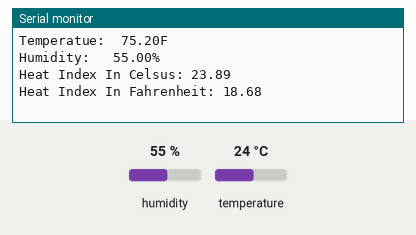
Recording of a sketch running on a simulated ESP32. Parts: the last lines printed to the serial monitor. The inputs (shaded band) are chosen by the test bench; at power-on: humidity 55 %, temperature 24 °C.

Above: at 2.9 s.
3.0 s: humidity set to 22 %
At 4.7 s:
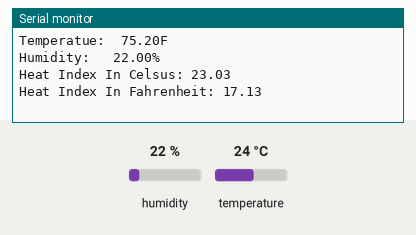
5.9 s: temperature set to 12 °C
At 7.3 s:
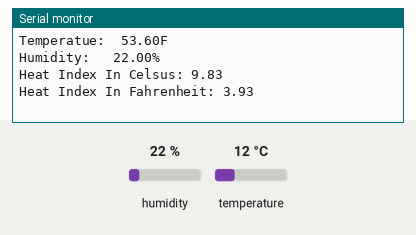
8.8 s: humidity set to 40 %
At 11.6 s:
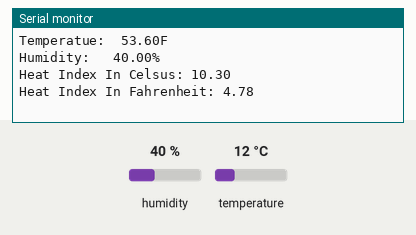
Timing chart, 0 to 13.1 s (numbered marks = the images above; inputs shaded):
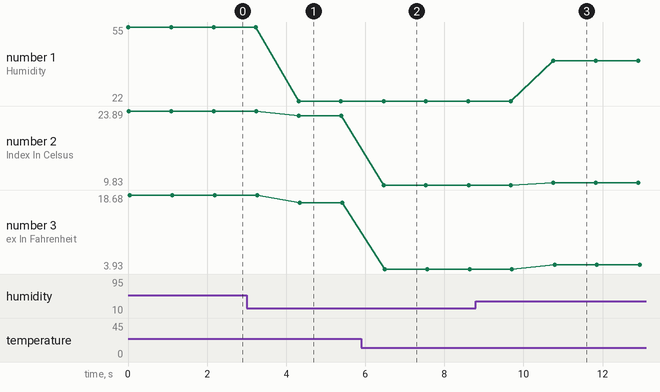

The sketch:

dht.ino
```cpp
/*
Author:Dharmendra Kumar Yadav
*/
#include <DHT.h>
// Set up the DHT sensor
DHT dht(4, DHT22);
float temperature ;
float  humidity;
int counter;

void setup() {
  // put your setup code here, to run once:
  Serial.begin(9600);
  Serial.println("Hello, ESP32!");
}

void loop() {
  // put your main code here, to run repeatedly:
  temperature  = dht.readTemperature();
  humidity     = dht.readHumidity();
  Serial.println("Data: "+ String(counter));
  // Print the values of temperature in Celsus
  Serial.print("Temperatue:\t");
  Serial.print(dht.readTemperature(false));
  Serial.println("C");
   // Print the values of temperature in Fahrenheit
  Serial.print("Temperatue:\t");
  Serial.print(dht.readTemperature(true));
  Serial.println("F");
  // print Humidity in perscent
  Serial.println("Humidity: \t"+String(humidity)+ "%");
  // Print the values of the heat Index for both Units
  Serial.print("Heat Index In Celsus: ");
  Serial.println(dht.computeHeatIndex(temperature, humidity, false));

  Serial.print("Heat Index In Fahrenheit: ");
  Serial.println(dht.computeHeatIndex(temperature, humidity, true));
  Serial.println(" ");
  delay(1000); // this speeds up the simulation
  counter++;
}
```

Measured:
- after the input at 3.0 s, the serial monitor: prints a new line after 1.3 s (image 1)
- after the input at 5.9 s, the serial monitor: prints a new line after 0.56 s (image 2)
- after the input at 8.8 s, the serial monitor: prints a new line after 2.0 s (image 3)
- plotted number 1: 55 → 22 after the input at 3.0 s, 22 → 40 after the input at 8.8 s
- plotted number 2: 23.89 → 23.03 after the input at 3.0 s, 23.03 → 9.83 after the input at 5.9 s, 9.83 → 10.3 after the input at 8.8 s
- plotted number 3: 18.68 → 17.13 after the input at 3.0 s, 17.13 → 3.93 after the input at 5.9 s, 3.93 → 4.78 after the input at 8.8 s
